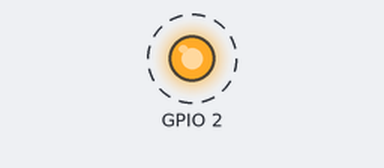
Simulated run of this program. Board: ESP32. On the bench: output pins drawn as LEDs (lit = HIGH). Dashed ring = blinking. What the program prints to the serial monitor is not drawn.

Above: at 0.8 s.
Timing chart, 0 to 3.6 s (numbered marks = the images above):
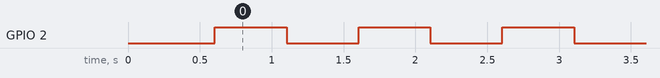

The program:

main.cpp
```cpp
#include <Arduino.h>
#include "cs147_common.h"

void setup() {
  cs147StartSerial("C02 Blink LED");

  // TODO 1: Configure LED_1 as an output.
  pinMode(CS147Pins::LED_1, OUTPUT);
}

void loop() {
  // TODO 2: Turn LED_1 on
  digitalWrite(CS147Pins::LED_1, HIGH);
  // TODO 3: Wait 500 ms.
  delay(500);
  // TODO 4: Turn LED_1 off.
  digitalWrite(CS147Pins::LED_1, LOW);
  // TODO 5: Wait 500 ms.
  delay(500);
}
```

cs147_common.h
```cpp
#pragma once
#include <Arduino.h>
#include <Wire.h>
#include <SPI.h>
#include "cs147_pins.h"

inline void cs147StartSerial(const char* activityName) {
  Serial.begin(115200);
  delay(600);
  Serial.println();
  Serial.println("========================================");
  Serial.print("CS 147 Activity: ");
  Serial.println(activityName);
  Serial.println("========================================");
}

inline void cs147InitI2C() {
  Wire.begin(CS147Pins::I2C_SDA, CS147Pins::I2C_SCL);
}

inline void cs147InitSPI() {
  SPI.begin(CS147Pins::SPI_SCK, CS147Pins::SPI_MISO, CS147Pins::SPI_MOSI);
}

inline void cs147PrintDeviceId() {
  uint64_t chipid = ESP.getEfuseMac();
  Serial.print("ESP32 chip id: 0x");
  Serial.println((uint32_t)(chipid & 0xFFFFFFFF), HEX);
}

inline bool cs147Every(uint32_t intervalMs, uint32_t& lastMs) {
  const uint32_t now = millis();
  if (now - lastMs >= intervalMs) {
    lastMs = now;
    return true;
  }
  return false;
}

inline void cs147I2CScan() {
  Serial.println("Scanning I2C bus...");
  int count = 0;
  for (uint8_t addr = 1; addr < 127; addr++) {
    Wire.beginTransmission(addr);
    if (Wire.endTransmission() == 0) {
      Serial.print("Found I2C device at 0x");
      if (addr < 16) Serial.print("0");
      Serial.println(addr, HEX);
      count++;
    }
  }
  Serial.print("I2C devices found: ");
  Serial.println(count);
}
```

cs147_pins.h
```cpp
#pragma once
#include <Arduino.h>

// -----------------------------------------------------------------------------
// CS147 provisional pin map for ESP32-WROOM-32 DevKit-style boards.
// TODO: Update this file after actual wiring is finalized.
// Avoid GPIO 6-11; these are normally connected to onboard flash.
// Avoid GPIO 34/35/36/39 for buttons because they are input-only and do
//   NOT support internal pull-up/down resistors.
// -----------------------------------------------------------------------------

namespace CS147Pins {
  // Basic I/O
  constexpr uint8_t LED_1      = 2;    // Often connected to onboard LED; can also drive external LED via resistor
  constexpr uint8_t LED_2      = 4;    // External LED optional; note boot-strapping behavior on some boards
  constexpr uint8_t BUTTON_1   = 32;   // Use INPUT_PULLUP with button to GND
  constexpr uint8_t BUTTON_2   = 33;   // Use INPUT_PULLUP with button to GND
  constexpr uint8_t POT_ADC    = 34;   // ADC1 input-only pin
  constexpr uint8_t SERVO_PWM  = 13;   // PWM-capable pin

  // I2C bus: BMP280, MPU6050, ATECC608A Qwiic breakout
  constexpr uint8_t I2C_SDA    = 21;
  constexpr uint8_t I2C_SCL    = 22;
  // Double check addresses
  constexpr uint8_t BMP280_ADDR = 0x76;
  constexpr uint8_t MPU6050_ADDR = 0x68;
  constexpr uint8_t ATECC608A_ADDR = 0x60;
  // Optional interrupt pin
  constexpr uint8_t MPU6050_INT = 27;

  // Shared VSPI bus: SPI OLED now, LoRa later
  constexpr uint8_t SPI_SCK    = 18;
  constexpr uint8_t SPI_MISO   = 19;   // OLED may not use MISO; LoRa uses it
  constexpr uint8_t SPI_MOSI   = 23;

  // SPI OLED display pins. Assumes 128x64 SSD1306 SPI OLED.
  constexpr uint8_t OLED_CS    = 5;
  constexpr uint8_t OLED_DC    = 16;
  constexpr uint8_t OLED_RST   = 17;

  // LoRa SX1276/RFM95-style module pins. Shares SCK/MISO/MOSI with OLED.
  constexpr uint8_t LORA_CS    = 14;
  constexpr uint8_t LORA_RST   = 26;
  constexpr uint8_t LORA_DIO0  = 25;
}
```

Measured:
- by itself, GPIO 2: alternates HIGH for 0.50 s and LOW for 0.50 s
